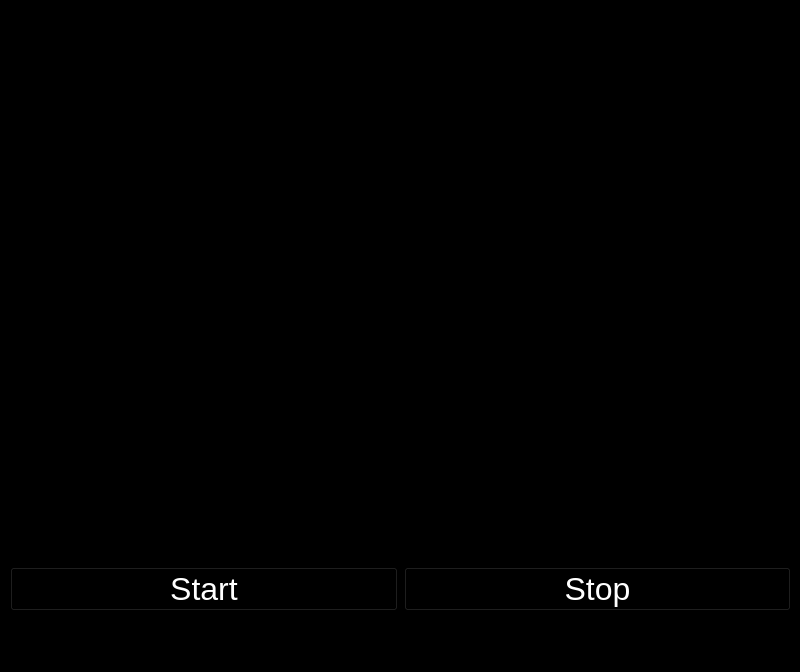
<?xml version="1.0" encoding="UTF-8"?>
<ui version="4.0">
 <class>MainWindow</class>
 <widget class="QMainWindow" name="MainWindow">
  <property name="geometry">
   <rect>
    <x>0</x>
    <y>0</y>
    <width>800</width>
    <height>672</height>
   </rect>
  </property>
  <property name="windowTitle">
   <string>MainWindow</string>
  </property>
  <property name="styleSheet">
   <string notr="true">background-color: rgb(0, 0, 0);</string>
  </property>
  <widget class="QWidget" name="centralwidget">
   <widget class="QLineEdit" name="lineEditScore">
    <property name="geometry">
     <rect>
      <x>370</x>
      <y>610</y>
      <width>61</width>
      <height>41</height>
     </rect>
    </property>
    <property name="font">
     <font>
      <pointsize>20</pointsize>
      <bold>true</bold>
     </font>
    </property>
    <property name="styleSheet">
     <string notr="true">color: rgb(255, 255, 255);</string>
    </property>
    <property name="readOnly">
     <bool>true</bool>
    </property>
   </widget>
   <widget class="QWidget" name="">
    <property name="geometry">
     <rect>
      <x>10</x>
      <y>10</y>
      <width>781</width>
      <height>601</height>
     </rect>
    </property>
    <layout class="QVBoxLayout" name="verticalLayout">
     <item>
      <widget class="MyWidget" name="graphicsView">
       <property name="styleSheet">
        <string notr="true">border-color: rgb(255, 0, 0);</string>
       </property>
      </widget>
     </item>
     <item>
      <layout class="QHBoxLayout" name="horizontalLayout">
       <item>
        <widget class="QPushButton" name="pushButtonStart">
         <property name="font">
          <font>
           <pointsize>24</pointsize>
          </font>
         </property>
         <property name="styleSheet">
          <string notr="true">color: rgb(255, 255, 255);</string>
         </property>
         <property name="text">
          <string>Start</string>
         </property>
        </widget>
       </item>
       <item>
        <widget class="QPushButton" name="pushButtonStop">
         <property name="font">
          <font>
           <pointsize>24</pointsize>
          </font>
         </property>
         <property name="styleSheet">
          <string notr="true">color: rgb(255, 255, 255);</string>
         </property>
         <property name="text">
          <string>Stop</string>
         </property>
        </widget>
       </item>
      </layout>
     </item>
    </layout>
   </widget>
  </widget>
  <widget class="QMenuBar" name="menubar">
   <property name="geometry">
    <rect>
     <x>0</x>
     <y>0</y>
     <width>800</width>
     <height>21</height>
    </rect>
   </property>
  </widget>
 </widget>
 <customwidgets>
  <customwidget>
   <class>MyWidget</class>
   <extends>QGraphicsView</extends>
   <header location="global">mywidget.h</header>
  </customwidget>
 </customwidgets>
 <resources/>
 <connections/>
</ui>
